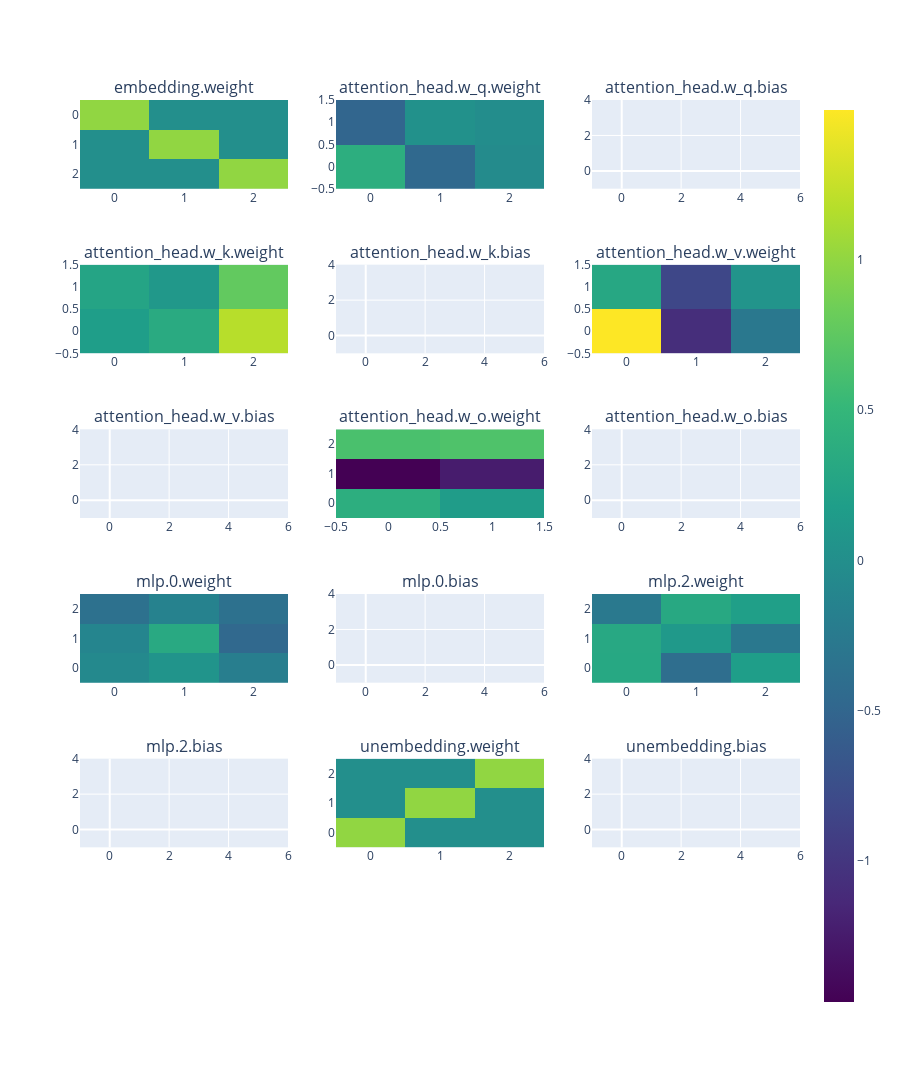

Here is the notebook cell this chart was saved with:
### Code cell
from plotly.subplots import make_subplots

# Filter out biases from state_dict
filtered_state_dict = state_dict # {k: v for k, v in state_dict.items() if 'bias' not in k}

import plotly.graph_objects as go

# Create a subplot grid
num_matrices = len(filtered_state_dict)
fig = make_subplots(rows=num_matrices // 3 + 1, cols=3, subplot_titles=list(state_dict.keys()))

fig.update_layout(
    height=300*num_matrices / 3,  # Adjust height based on the number of matrices
    coloraxis={'colorscale': 'Viridis'},
    showlegend=False,
    yaxis=dict(visible=True,autorange='reversed')
)

# Add a heatmap for each matrix in state_dict
for i, (name, matrix) in enumerate(filtered_state_dict.items()):
    fig.add_trace(
        go.Heatmap(z=matrix.cpu().numpy(), coloraxis="coloraxis"),
        row=(i // 3)+1, col=(i % 3) + 1
    )
    fig.update_layout(
        height=300*num_matrices / 3,  # Adjust height based on the number of matrices
        coloraxis={'colorscale': 'Viridis'},
        showlegend=False,
        yaxis=dict(visible=True,autorange='reversed')
    )

# Update layout
fig.update_layout(
    height=300*num_matrices / 3,  # Adjust height based on the number of matrices
    coloraxis={'colorscale': 'Viridis'},
    showlegend=False,
    yaxis=dict(visible=True,autorange='reversed')
)

fig.show()

### Figure 1 — Plotly figure (JSON) as saved in the notebook; plotly's stock layout.template omitted (floating-point values rounded to 4 significant figures)
{"data": [{"coloraxis": "coloraxis", "type": "heatmap", "xaxis": "x", "yaxis": "y", "z": [[1, 0, 0], [0, 1, 0], [0, 0, 1]]}, {"coloraxis": "coloraxis", "type": "heatmap", "xaxis": "x2", "yaxis": "y2", "z": [[0.3867, -0.4641, -0.04044], [-0.502, 0.02237, -0.01903]]}, {"coloraxis": "coloraxis", "type": "heatmap", "xaxis": "x3", "yaxis": "y3", "z": [-0.5861, -0.2251]}, {"coloraxis": "coloraxis", "type": "heatmap", "xaxis": "x4", "yaxis": "y4", "z": [[0.1805, 0.3405, 1.178], [0.2652, 0.1047, 0.7704]]}, {"coloraxis": "coloraxis", "type": "heatmap", "xaxis": "x5", "yaxis": "y5", "z": [-0.0417, 0.4589]}, {"coloraxis": "coloraxis", "type": "heatmap", "xaxis": "x6", "yaxis": "y6", "z": [[1.499, -1.081, -0.2797], [0.2994, -0.825, 0.05953]]}, {"coloraxis": "coloraxis", "type": "heatmap", "xaxis": "x7", "yaxis": "y7", "z": [-0.7532, -0.09981]}, {"coloraxis": "coloraxis", "type": "heatmap", "xaxis": "x8", "yaxis": "y8", "z": [[0.3897, 0.1504], [-1.469, -1.24], [0.6337, 0.6608]]}, {"coloraxis": "coloraxis", "type": "heatmap", "xaxis": "x9", "yaxis": "y9", "z": [1.368, 0.6448, -0.4631]}, {"coloraxis": "coloraxis", "type": "heatmap", "xaxis": "x10", "yaxis": "y10", "z": [[-0.06259, 0.06439, -0.2064], [-0.117, 0.3267, -0.4712], [-0.3652, -0.1538, -0.3601]]}, {"coloraxis": "coloraxis", "type": "heatmap", "xaxis": "x11", "yaxis": "y11", "z": [-0.4306, 0.2838, 0.26]}, {"coloraxis": "coloraxis", "type": "heatmap", "xaxis": "x12", "yaxis": "y12", "z": [[0.3063, -0.4074, 0.1777], [0.3078, 0.1169, -0.2708], [-0.2585, 0.3165, 0.1912]]}, {"coloraxis": "coloraxis", "type": "heatmap", "xaxis": "x13", "yaxis": "y13", "z": [0.1482, -0.4411, -0.5148]}, {"coloraxis": "coloraxis", "type": "heatmap", "xaxis": "x14", "yaxis": "y14", "z": [[1, 0, 0], [0, 1, 0], [0, 0, 1]]}, {"coloraxis": "coloraxis", "type": "heatmap", "xaxis": "x15", "yaxis": "y15", "z": [1.173, 0.2564, -0.3821]}], "layout": {"annotations": [{"font": {"size": 16}, "showarrow": false, "text": "embedding.weight", "x": 0.1444, "xanchor": "center", "xref": "paper", "y": 1.0, "yanchor": "bottom", "yref": "paper"}, {"font": {"size": 16}, "showarrow": false, "text": "attention_head.w_q.weight", "x": 0.5, "xanchor": "center", "xref": "paper", "y": 1.0, "yanchor": "bottom", "yref": "paper"}, {"font": {"size": 16}, "showarrow": false, "text": "attention_head.w_q.bias", "x": 0.8556, "xanchor": "center", "xref": "paper", "y": 1.0, "yanchor": "bottom", "yref": "paper"}, {"font": {"size": 16}, "showarrow": false, "text": "attention_head.w_k.weight", "x": 0.1444, "xanchor": "center", "xref": "paper", "y": 0.8194, "yanchor": "bottom", "yref": "paper"}, {"font": {"size": 16}, "showarrow": false, "text": "attention_head.w_k.bias", "x": 0.5, "xanchor": "center", "xref": "paper", "y": 0.8194, "yanchor": "bottom", "yref": "paper"}, {"font": {"size": 16}, "showarrow": false, "text": "attention_head.w_v.weight", "x": 0.8556, "xanchor": "center", "xref": "paper", "y": 0.8194, "yanchor": "bottom", "yref": "paper"}, {"font": {"size": 16}, "showarrow": false, "text": "attention_head.w_v.bias", "x": 0.1444, "xanchor": "center", "xref": "paper", "y": 0.6389, "yanchor": "bottom", "yref": "paper"}, {"font": {"size": 16}, "showarrow": false, "text": "attention_head.w_o.weight", "x": 0.5, "xanchor": "center", "xref": "paper", "y": 0.6389, "yanchor": "bottom", "yref": "paper"}, {"font": {"size": 16}, "showarrow": false, "text": "attention_head.w_o.bias", "x": 0.8556, "xanchor": "center", "xref": "paper", "y": 0.6389, "yanchor": "bottom", "yref": "paper"}, {"font": {"size": 16}, "showarrow": false, "text": "mlp.0.weight", "x": 0.1444, "xanchor": "center", "xref": "paper", "y": 0.4583, "yanchor": "bottom", "yref": "paper"}, {"font": {"size": 16}, "showarrow": false, "text": "mlp.0.bias", "x": 0.5, "xanchor": "center", "xref": "paper", "y": 0.4583, "yanchor": "bottom", "yref": "paper"}, {"font": {"size": 16}, "showarrow": false, "text": "mlp.2.weight", "x": 0.8556, "xanchor": "center", "xref": "paper", "y": 0.4583, "yanchor": "bottom", "yref": "paper"}, {"font": {"size": 16}, "showarrow": false, "text": "mlp.2.bias", "x": 0.1444, "xanchor": "center", "xref": "paper", "y": 0.2778, "yanchor": "bottom", "yref": "paper"}, {"font": {"size": 16}, "showarrow": false, "text": "unembedding.weight", "x": 0.5, "xanchor": "center", "xref": "paper", "y": 0.2778, "yanchor": "bottom", "yref": "paper"}, {"font": {"size": 16}, "showarrow": false, "text": "unembedding.bias", "x": 0.8556, "xanchor": "center", "xref": "paper", "y": 0.2778, "yanchor": "bottom", "yref": "paper"}], "coloraxis": {"colorscale": [[0, "#440154"], [0.1111, "#482878"], [0.2222, "#3e4989"], [0.3333, "#31688e"], [0.4444, "#26828e"], [0.5556, "#1f9e89"], [0.6667, "#35b779"], [0.7778, "#6ece58"], [0.8889, "#b5de2b"], [1, "#fde725"]]}, "height": 1500, "showlegend": false, "xaxis": {"anchor": "y", "domain": [0, 0.2889]}, "xaxis10": {"anchor": "y10", "domain": [0, 0.2889]}, "xaxis11": {"anchor": "y11", "domain": [0.3556, 0.6444]}, "xaxis12": {"anchor": "y12", "domain": [0.7111, 1]}, "xaxis13": {"anchor": "y13", "domain": [0, 0.2889]}, "xaxis14": {"anchor": "y14", "domain": [0.3556, 0.6444]}, "xaxis15": {"anchor": "y15", "domain": [0.7111, 1]}, "xaxis16": {"anchor": "y16", "domain": [0, 0.2889]}, "xaxis17": {"anchor": "y17", "domain": [0.3556, 0.6444]}, "xaxis18": {"anchor": "y18", "domain": [0.7111, 1]}, "xaxis2": {"anchor": "y2", "domain": [0.3556, 0.6444]}, "xaxis3": {"anchor": "y3", "domain": [0.7111, 1]}, "xaxis4": {"anchor": "y4", "domain": [0, 0.2889]}, "xaxis5": {"anchor": "y5", "domain": [0.3556, 0.6444]}, "xaxis6": {"anchor": "y6", "domain": [0.7111, 1]}, "xaxis7": {"anchor": "y7", "domain": [0, 0.2889]}, "xaxis8": {"anchor": "y8", "domain": [0.3556, 0.6444]}, "xaxis9": {"anchor": "y9", "domain": [0.7111, 1]}, "yaxis": {"anchor": "x", "autorange": "reversed", "domain": [0.9028, 1.0], "visible": true}, "yaxis10": {"anchor": "x10", "domain": [0.3611, 0.4583]}, "yaxis11": {"anchor": "x11", "domain": [0.3611, 0.4583]}, "yaxis12": {"anchor": "x12", "domain": [0.3611, 0.4583]}, "yaxis13": {"anchor": "x13", "domain": [0.1806, 0.2778]}, "yaxis14": {"anchor": "x14", "domain": [0.1806, 0.2778]}, "yaxis15": {"anchor": "x15", "domain": [0.1806, 0.2778]}, "yaxis16": {"anchor": "x16", "domain": [0, 0.09722]}, "yaxis17": {"anchor": "x17", "domain": [0, 0.09722]}, "yaxis18": {"anchor": "x18", "domain": [0, 0.09722]}, "yaxis2": {"anchor": "x2", "domain": [0.9028, 1.0]}, "yaxis3": {"anchor": "x3", "domain": [0.9028, 1.0]}, "yaxis4": {"anchor": "x4", "domain": [0.7222, 0.8194]}, "yaxis5": {"anchor": "x5", "domain": [0.7222, 0.8194]}, "yaxis6": {"anchor": "x6", "domain": [0.7222, 0.8194]}, "yaxis7": {"anchor": "x7", "domain": [0.5417, 0.6389]}, "yaxis8": {"anchor": "x8", "domain": [0.5417, 0.6389]}, "yaxis9": {"anchor": "x9", "domain": [0.5417, 0.6389]}}}
